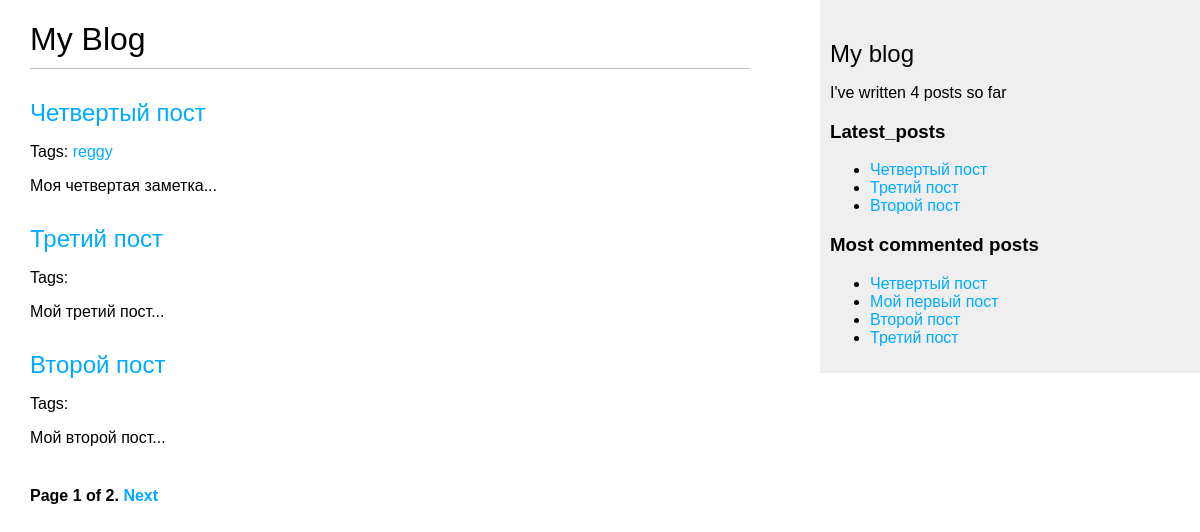
Page /blog/ on the earlier database version.
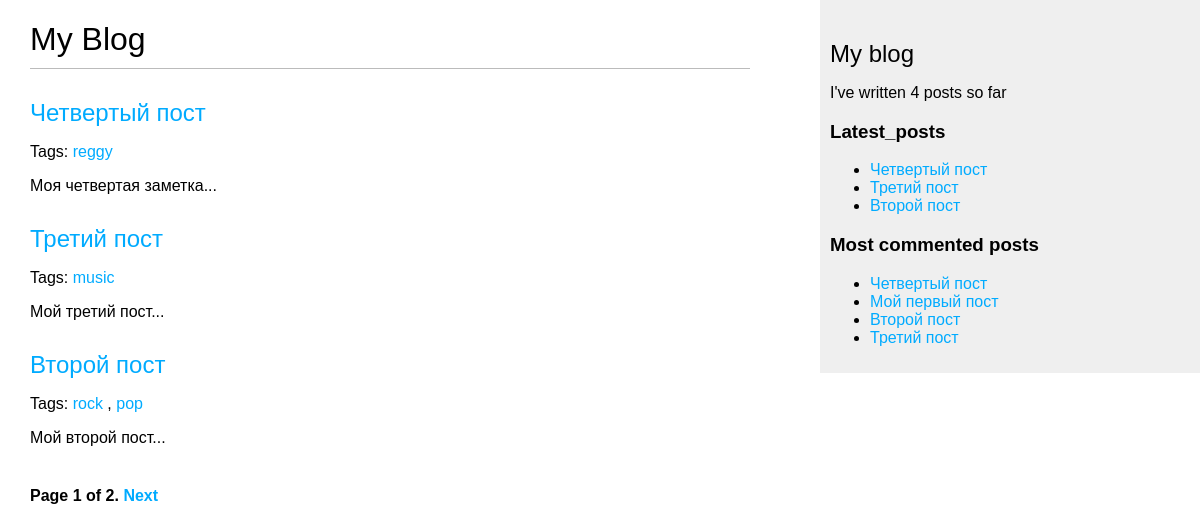
Same page on the later database version.
### blog/models.py (models this page shows, shortened)
class Post(models.Model):
    STATUS_CHOICES = (
        ('draft', 'Draft'),
        ('published', 'Published'),
    )
    title = models.CharField(max_length=250)
    slug = models.SlugField(max_length=250,
                            unique_for_date='publish')
    author = models.ForeignKey(User,
                               on_delete=models.CASCADE,
                               related_name='blog_posts')
    body = models.TextField()
    publish = models.DateTimeField(default=timezone.now)
    created = models.DateTimeField(auto_now_add=True)
    updated = models.DateTimeField(auto_now=True)
    status = models.CharField(max_length=10,
                              choices=STATUS_CHOICES,
                              default='draft')
    objects = models.Manager() # The default manager.
    published = PublishedManager() # Our custom manager.
    tags = TaggableManager()
    class Meta:
        ordering = ('-publish',)
    def get_absolute_url(self):
        return reverse('blog:post_detail',
                       args=[self.publish.year,
                             self.publish.month,
                             self.publish.day,
                             self.slug])

### blog/views.py (the view)
# urls.py: path('', views.post_list, name='post_list'),
def post_list(request, tag_slug=None):
    object_list = Post.published.all()
    tag = None
    if tag_slug:
        tag = get_object_or_404(Tag, slug=tag_slug)
        object_list = object_list.filter(tags__in=[tag])
    paginator = Paginator(object_list, 3) # 3 posts in each page
    page = request.GET.get('page')
    try:
        posts = paginator.page(page)
    except PageNotAnInteger:
        posts = paginator.page(1)
    except EmptyPage:
        posts = paginator.page(paginator.num_pages)
    return render(request,
                  'blog/post/list.html',
                  {'page': page,
                   'posts': posts,
                   'tag': tag})

### blog/models.py (called while the page is built)
    def get_queryset(self):
        return super(PublishedManager, self).get_queryset().filter(status='published')

### blog/templatetags/blog_tags.py (called while the page is built)
@register.simple_tag
def total_posts():
    return Post.published.count()

@register.simple_tag
def get_most_commented_posts(count=5):
    return Post.published.annotate(
               total_comments=Count('comments')
           ).order_by('-total_comments')[:count]

@register.inclusion_tag('blog/post/latest_posts.html')
def show_latest_posts(count=5):
    latest_posts = Post.published.order_by('-publish')[:count]
    return {'latest_posts': latest_posts}

@register.filter(name='markdown')
def markdown_format(text):
    return mark_safe(markdown.markdown(text))

### blog/templates/blog/post/list.html (shortened to what this page needs)
{% extends "blog/base.html" %}
{% load blog_tags %}
{% block content %}
  <h1>My Blog</h1>
  {% for post in posts %}
    <h2>
      <a href="{{ post.get_absolute_url }}">
        {{ post.title }}
       </a>
    </h2>
    <p class="tags">
      Tags:
      {% for tag in post.tags.all %}
      <a href="{% url "blog:post_list_by_tag" tag.slug %}">
        {{ tag.name }}
      </a>
      {% if not forloop.last %}, {% endif %}
    {% endfor %}
    </p>
    {{ post.body|markdown|truncatewords_html:30 }}
  {% endfor %}
  {% include "pagination.html" with page=posts %}
{% endblock %}

### blog/templates/blog/base.html (shortened to what this page needs)
{% load blog_tags %}
{% load static %}
<!DOCTYPE html>
<html>
<head>
  <link href="{% static "css/blog.css" %}" rel="stylesheet">
</head>
<body>
  <div id="content">
    {% block content %}
    {% endblock %}
  </div>
  <div id="sidebar">
    <h2>My blog</h2>
    <p>I've written {% total_posts %} posts so far</p>
    <h3>Latest_posts</h3>
      {% show_latest_posts 3 %}
    <h3>Most commented posts</h3>
      {% get_most_commented_posts as most_commented_posts %}
    <ul>
    {% for post in most_commented_posts %}
      <li>
        <a href="{{ post.get_absolute_url }}">{{ post.title }}</a>
      </li>
    {% endfor %}
    </ul>
  </div>
</body>
</html>

### blog/templates/pagination.html (shortened to what this page needs)
<div class="pagination">
  <span class="step-links">
    <span class="current">
      Page {{ page.number }} of {{ page.paginator.num_pages }}.
    </span>
      {% if page.has_next %}
        <a href="?page={{ page.next_page_number }}">Next</a>
      {% endif %}
  </span>
</div>

### blog/templates/blog/post/latest_posts.html
<ul>
    {% for post in latest_posts %}
      <li>
        <a href="{{ post.get_absolute_url }}">{{ post.title }}</a>
      </li>
    {% endfor %}
    </ul>

### blog/static/css/blog.css (style rules this page uses)
body { margin:0; padding:0; font-family:helvetica, sans-serif; }
a { color:#00abff; text-decoration:none; }
h1 { font-weight:normal; border-bottom:1px solid #bbb; padding:0 0 10px 0; }
h2 { font-weight:normal; margin:30px 0 0; }
#content { float:left; width:60%; padding:0 0 0 30px; }
#sidebar { float:right; width:30%; padding:10px; background:#efefef; height:100%; }
.pagination { margin:40px 0; font-weight:bold; }

Differences in the rows shown:
changed Post "Третий пост": gains Tag (name "music")
added Tag: name "rock", shown under Post "Второй пост"
added Tag: name "pop", shown under Post "Второй пост"
